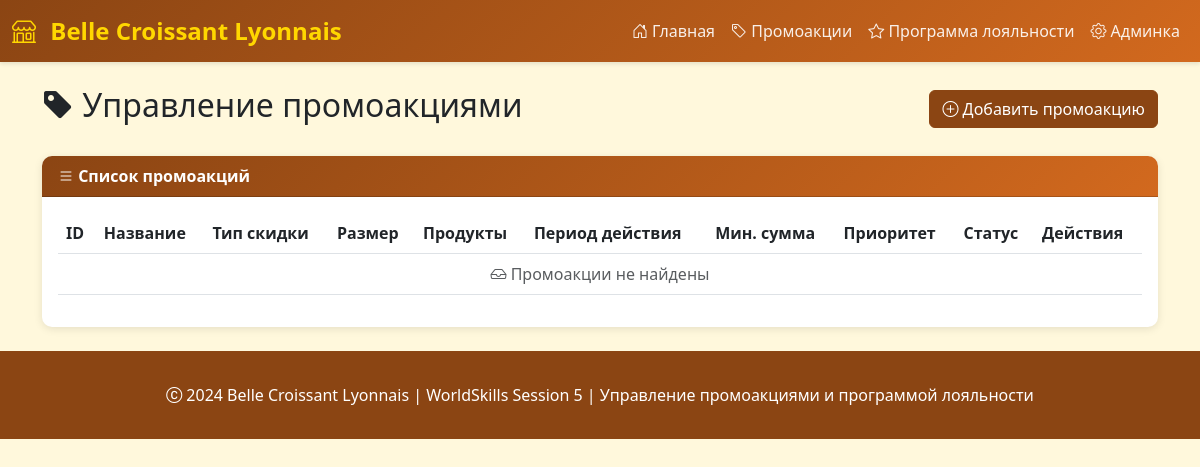
Before: /promotions/ with the older database file.
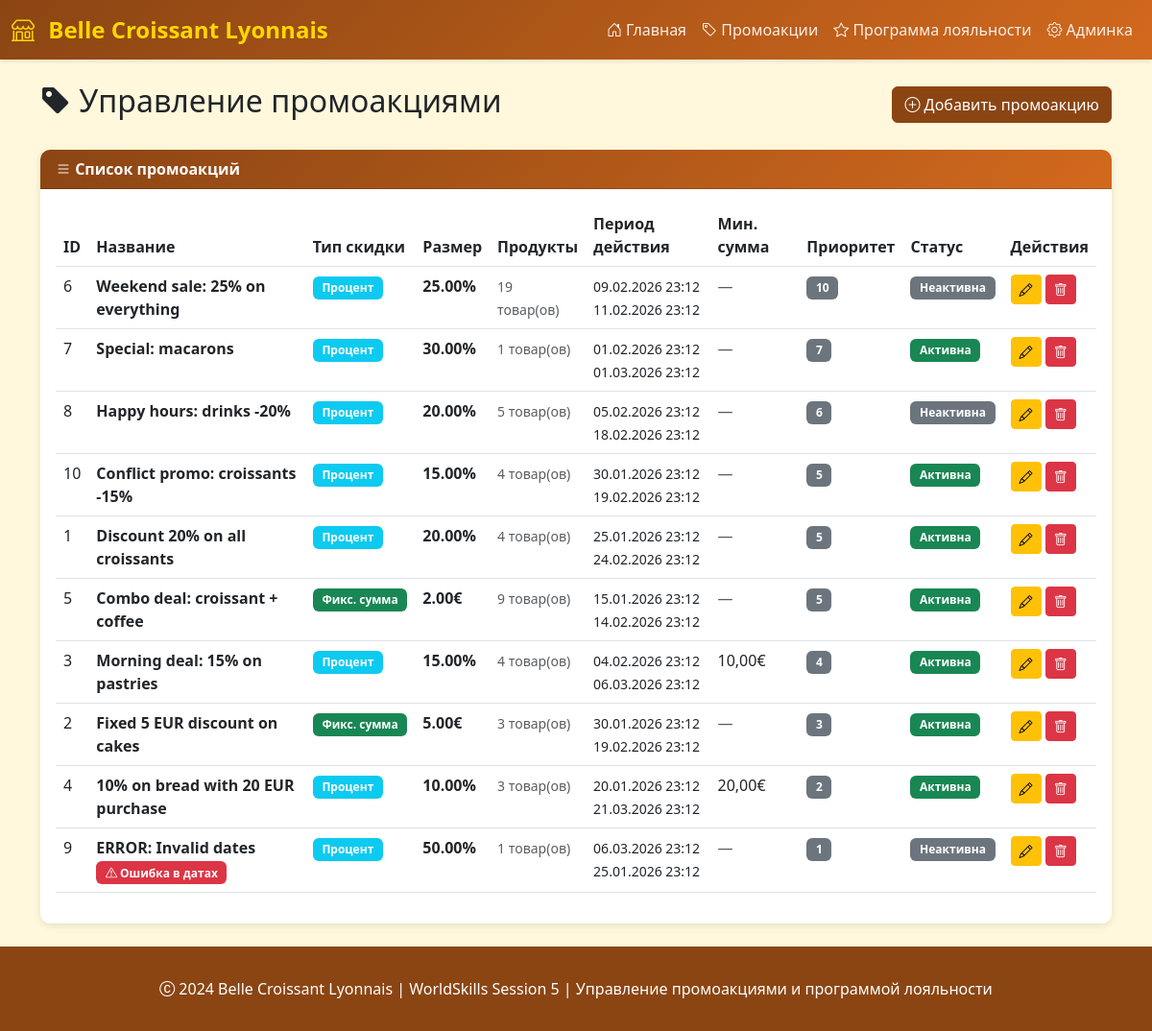
After: the same page with the newer database file.
### promotions/models.py (models this page shows, shortened)
class Promotion(models.Model):
    DISCOUNT_TYPE_CHOICES = [
        ('percentage', 'Процентная скидка'),
        ('fixed', 'Фиксированная сумма'),
    ]
    name = models.CharField('Название', max_length=255)
    discount_type = models.CharField(
        'Тип скидки',
        max_length=20,
        choices=DISCOUNT_TYPE_CHOICES
    )
    discount_value = models.DecimalField(
        'Размер скидки',
        max_digits=10,
        decimal_places=2,
        validators=[MinValueValidator(0)]
    )
    applicable_products = models.TextField(
        'Применимые продукты',
        help_text='ID продуктов через запятую'
    )
    start_date = models.DateTimeField('Дата начала')
    end_date = models.DateTimeField('Дата окончания')
    minimum_order_value = models.DecimalField(
        'Минимальная сумма заказа',
        max_digits=10,
        decimal_places=2,
        null=True,
        blank=True,
        validators=[MinValueValidator(0)]
    )
    priority = models.IntegerField(
        'Приоритет',
        default=1,
        validators=[MinValueValidator(1)]
    )
    created_at = models.DateTimeField('Создано', auto_now_add=True)
    updated_at = models.DateTimeField('Обновлено', auto_now=True)
    class Meta:
        db_table = 'promotions'
        verbose_name = 'Промоакция'
        verbose_name_plural = 'Промоакции'
        ordering = ['-priority', '-start_date']
    def get_discount_display(self):
        if self.discount_type == 'percentage':
            return f"{self.discount_value}%"
        return f"{self.discount_value}€"
    def get_applicable_products_list(self):
        if not self.applicable_products:
            return []
        return [int(p.strip()) for p in self.applicable_products.split(',') if p.strip()]
    def is_active(self):
        now = timezone.now()
        return self.start_date <= now <= self.end_date
    def has_date_conflict(self):
        return self.end_date < self.start_date

### promotions/views.py (the view)
# urls.py: path('', views.promotion_list, name='list'),
def promotion_list(request):
    promotions = Promotion.objects.all().order_by('-priority', '-start_date')
    products = Product.objects.all()
    context = {
        'promotions': promotions,
        'products': products,
    }
    return render(request, 'promotions/list.html', context)

### templates/promotions/list.html (shortened to what this page needs)
{% extends 'base.html' %}
{% block content %}
<div class="d-flex justify-content-between align-items-center mb-4">
    <h2><i class="bi bi-tag-fill"></i> Управление промоакциями</h2>
    <button class="btn btn-primary" data-bs-toggle="modal" data-bs-target="#addPromotionModal">
        <i class="bi bi-plus-circle"></i> Добавить промоакцию
    </button>
</div>
<div class="card">
    <div class="card-header">
        <i class="bi bi-list"></i> Список промоакций
    </div>
    <div class="card-body">
        <div class="table-responsive">
            <table class="table table-hover">
                <thead>
                    <tr>
                        <th>ID</th>
                        <th>Название</th>
                        <th>Тип скидки</th>
                        <th>Размер</th>
                        <th>Продукты</th>
                        <th>Период действия</th>
                        <th>Мин. сумма</th>
                        <th>Приоритет</th>
                        <th>Статус</th>
                        <th>Действия</th>
                    </tr>
                </thead>
                <tbody>
                    {% for promo in promotions %}
                    <tr>
                        <td>{{ promo.id }}</td>
                        <td>
                            <strong>{{ promo.name }}</strong>
                            {% if promo.has_date_conflict %}
                            <br><span class="badge bg-danger"><i class="bi bi-exclamation-triangle"></i> Ошибка в датах</span>
                            {% endif %}
                        </td>
                        <td>
                            {% if promo.discount_type == 'percentage' %}
                            <span class="badge bg-info">Процент</span>
                            {% else %}
                            <span class="badge bg-success">Фикс. сумма</span>
                            {% endif %}
                        </td>
                        <td><strong>{{ promo.get_discount_display }}</strong></td>
                        <td>
                            <small class="text-muted">
                                {{ promo.get_applicable_products_list|length }} товар(ов)
                            </small>
                        </td>
                        <td>
                            <small>
                                {{ promo.start_date|date:"d.m.Y H:i" }}<br>
                                {{ promo.end_date|date:"d.m.Y H:i" }}
                            </small>
                        </td>
                        <td>
                            {% if promo.minimum_order_value %}
                            {{ promo.minimum_order_value }}€
                            {% else %}
                            <span class="text-muted">—</span>
                            {% endif %}
                        </td>
                        <td>
                            <span class="badge bg-secondary">{{ promo.priority }}</span>
                        </td>
                        <td>
                            {% if promo.is_active %}
                            <span class="badge bg-success">Активна</span>
                            {% else %}
                            <span class="badge bg-secondary">Неактивна</span>
                            {% endif %}
                        </td>
                        <td>
                            <button class="btn btn-sm btn-warning" onclick="editPromotion({{ promo.id }})">
                                <i class="bi bi-pencil"></i>
                            </button>
                            <button class="btn btn-sm btn-danger" onclick="deletePromotion({{ promo.id }}, '{{ promo.name }}')">
                                <i class="bi bi-trash"></i>
                            </button>
                        </td>
                    </tr>
                    {% empty %}
                    <tr>
                        <td colspan="10" class="text-center text-muted">
                            <i class="bi bi-inbox"></i> Промоакции не найдены
                        </td>
                    </tr>
                    {% endfor %}
                </tbody>
            </table>
        </div>
    </div>
</div>
{% endblock %}

### templates/base.html (shortened to what this page needs)
<!DOCTYPE html>
<html lang="ru">
<head>
    <link href="https://cdn.jsdelivr.net/npm/bootstrap@5.3.0/dist/css/bootstrap.min.css" rel="stylesheet">
    <link rel="stylesheet" href="https://cdn.jsdelivr.net/npm/bootstrap-icons@1.11.0/font/bootstrap-icons.css">
</head>
<body>
    <nav class="navbar navbar-expand-lg navbar-dark">
        <div class="container-fluid">
            <a class="navbar-brand" href="/">
                <i class="bi bi-shop"></i>
                Belle Croissant Lyonnais
            </a>
            <div class="collapse navbar-collapse" id="navbarNav">
                <ul class="navbar-nav ms-auto">
                    <li class="nav-item">
                        <a class="nav-link" href="/">
                            <i class="bi bi-house-door"></i> Главная
                        </a>
                    </li>
                    <li class="nav-item">
                        <a class="nav-link" href="{% url 'promotions:list' %}">
                            <i class="bi bi-tag"></i> Промоакции
                        </a>
                    </li>
                    <li class="nav-item">
                        <a class="nav-link" href="{% url 'loyalty:list' %}">
                            <i class="bi bi-star"></i> Программа лояльности
                        </a>
                    </li>
                    <li class="nav-item">
                        <a class="nav-link" href="/admin/">
                            <i class="bi bi-gear"></i> Админка
                        </a>
                    </li>
                </ul>
            </div>
        </div>
    </nav>
    <main class="container my-4">
        {% block content %}{% endblock %}
    </main>
    <footer class="footer mt-auto">
        <div class="container text-center">
            <p class="mb-0">
                <i class="bi bi-c-circle"></i> 2024 Belle Croissant Lyonnais |
                WorldSkills Session 5 |
                Управление промоакциями и программой лояльности
            </p>
        </div>
    </footer>
</body>
</html>

### templates/base.html (style rules this page uses)
:root { --primary-color: #8B4513; --secondary-color: #D2691E; --accent-color: #FFD700; --background-color: #FFF8DC; }
body { font-family: 'Segoe UI', Tahoma, Geneva, Verdana, sans-serif; background-color: var(--background-color); }
.navbar { background: linear-gradient(135deg, var(--primary-color), var(--secondary-color)); box-shadow: 0 2px 4px rgba(0,0,0,0.1); }
.navbar-brand { font-weight: bold; font-size: 1.5rem; color: var(--accent-color) !important; }
.navbar-brand i { margin-right: 0.5rem; }
.nav-link { color: rgba(255,255,255,0.9) !important; transition: color 0.3s; }
.card { border: none; box-shadow: 0 2px 8px rgba(0,0,0,0.1); border-radius: 10px; margin-bottom: 1.5rem; }
.card-header { background: linear-gradient(135deg, var(--primary-color), var(--secondary-color)); color: white; font-weight: bold; border-radius: 10px 10px 0 0 !important; }
.btn-primary { background-color: var(--primary-color); border-color: var(--primary-color); }
.badge { padding: 0.5em 0.8em; }
.footer { background-color: var(--primary-color); color: white; padding: 2rem 0; margin-top: 3rem; }

Changed rows visible on the page:
added Promotion: id "6", name "Weekend sale: 25% on everything", shows "Процент", discount "25.00%", get_applicable_products_list|length "19", start_date "09.02.2026 23:12", end_date "11.02.2026 23:12", priority "10", shows "Неактивна"
added Promotion: id "7", name "Special: macarons", shows "Процент", discount "30.00%", get_applicable_products_list|length "1", start_date "01.02.2026 23:12", end_date "01.03.2026 23:12", priority "7", shows "Активна"
added Promotion: id "8", name "Happy hours: drinks -20%", shows "Процент", discount "20.00%", get_applicable_products_list|length "5", start_date "05.02.2026 23:12", end_date "18.02.2026 23:12", priority "6", shows "Неактивна"
added Promotion: id "10", name "Conflict promo: croissants -15%", shows "Процент", discount "15.00%", get_applicable_products_list|length "4", start_date "30.01.2026 23:12", end_date "19.02.2026 23:12", priority "5", shows "Активна"
added Promotion: id "1", name "Discount 20% on all croissants", shows "Процент", discount "20.00%", get_applicable_products_list|length "4", start_date "25.01.2026 23:12", end_date "24.02.2026 23:12", priority "5", shows "Активна"
added Promotion: id "5", name "Combo deal: croissant + coffee", shows "Фикс. сумма", discount "2.00€", get_applicable_products_list|length "9", start_date "15.01.2026 23:12", end_date "14.02.2026 23:12", priority "5", shows "Активна"
added Promotion: id "3", name "Morning deal: 15% on pastries", shows "Процент", discount "15.00%", get_applicable_products_list|length "4", start_date "04.02.2026 23:12", end_date "06.03.2026 23:12", minimum_order_value "10,00", priority "4", shows "Активна"
added Promotion: id "2", name "Fixed 5 EUR discount on cakes", shows "Фикс. сумма", discount "5.00€", get_applicable_products_list|length "3", start_date "30.01.2026 23:12", end_date "19.02.2026 23:12", priority "3", shows "Активна"
added Promotion: id "4", name "10% on bread with 20 EUR purchase", shows "Процент", discount "10.00%", get_applicable_products_list|length "3", start_date "20.01.2026 23:12", end_date "21.03.2026 23:12", minimum_order_value "20,00", priority "2", shows "Активна"
added Promotion: id "9", name "ERROR: Invalid dates", shows "Ошибка в датах", shows "Процент", discount "50.00%", get_applicable_products_list|length "1", start_date "06.03.2026 23:12", end_date "25.01.2026 23:12", priority "1", shows "Неактивна"
Other visible differences:
text no longer shown: "Промоакции не найдены"
